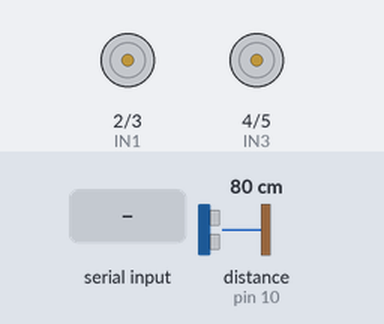
Bench run of a sketch on a simulated Arduino Uno, built with avr-gcc and run on an emulated ATmega328P. Parts: motor-driver pin pairs drawn as motors (green arrow = first pin HIGH = forward, orange = second pin HIGH = backward, longer = more drive). Wiring (inferred from the names in the program): ultrasonic range finder: trigger pin 9; echo pin 10. Inputs (shaded band) come from the test bench; at power-on: distance to the obstacle (sensor on pin 10) 80 cm. The echo pulse lasts 58.3 µs per cm.

Above: at 1.2 s.
1.3 s: "F" received over Serial
At 2.5 s:
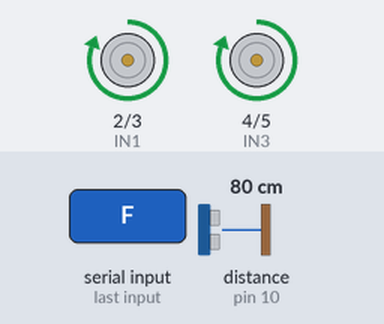
2.8 s: "B" received over Serial
At 3.5 s:
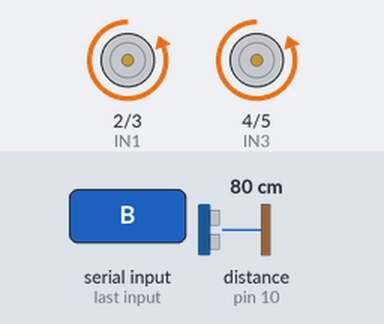
4.3 s: "L" received over Serial
At 5.5 s:
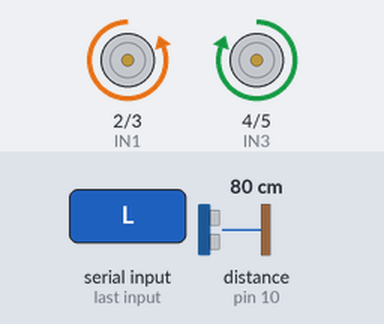
5.8 s: "R" received over Serial
At 6.3 s:
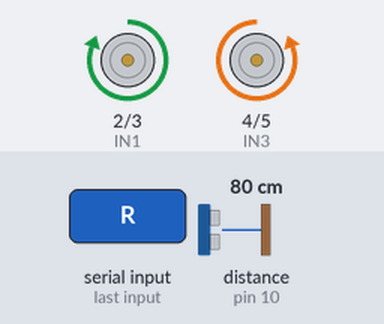
7.3 s: "S" received over Serial
At 7.9 s:
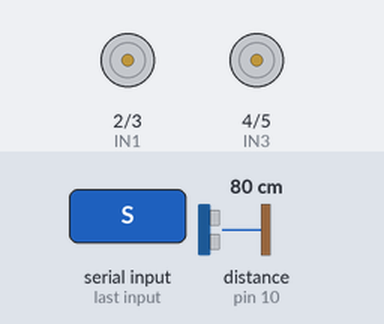
Timing chart, 0 to 9.8 s (numbered marks = the images above; inputs shaded):
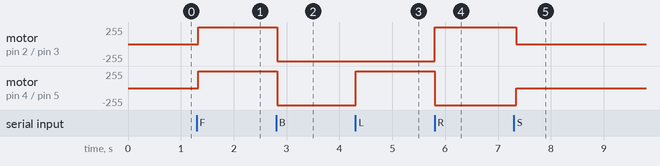

Measured:
- after the input at 1.3 s, motor on pin 2 (IN1) / pin 3 (IN2), motor on pin 4 (IN3) / pin 5 (IN4): stopped → forward 255/255 at once
- after the input at 2.8 s, motor on pin 2 (IN1) / pin 3 (IN2), motor on pin 4 (IN3) / pin 5 (IN4): forward 255/255 → backward 255/255 at once
- after the input at 4.3 s, motor on pin 4 (IN3) / pin 5 (IN4): backward 255/255 → forward 255/255 at once
- after the input at 5.8 s, motor on pin 2 (IN1) / pin 3 (IN2): backward 255/255 → forward 255/255 at once; motor on pin 4 (IN3) / pin 5 (IN4): forward 255/255 → backward 255/255 at once
- after the input at 7.3 s, motor on pin 2 (IN1) / pin 3 (IN2): forward 255/255 → stopped after 0.05 s; motor on pin 4 (IN3) / pin 5 (IN4): backward 255/255 → stopped after 0.05 s

The sketch:

main.ino
```cpp
#define TRIG_PIN 9
#define ECHO_PIN 10

#define IN1 2
#define IN2 3
#define IN3 4
#define IN4 5

long duration;
int distance;
char command;

int safeDistance = 20;

void setup() {
  Serial.begin(9600);

  pinMode(TRIG_PIN, OUTPUT);
  pinMode(ECHO_PIN, INPUT);

  pinMode(IN1, OUTPUT);
  pinMode(IN2, OUTPUT);
  pinMode(IN3, OUTPUT);
  pinMode(IN4, OUTPUT);
}

void loop() {
  distance = getDistance();

  // Read Bluetooth input
  if (Serial.available()) {
    command = Serial.read();
  }

  // SAFETY FIRST
  if (distance < safeDistance) {
    stopCar();
    return; // ignore commands
  }

  // Execute command
  switch (command) {
    case 'F':
      moveForward();
      break;
    case 'B':
      moveBackward();
      break;
    case 'L':
      turnLeft();
      break;
    case 'R':
      turnRight();
      break;
    case 'S':
      stopCar();
      break;
  }

  delay(50);
}

// -------- SENSOR --------
int getDistance() {
  digitalWrite(TRIG_PIN, LOW);
  delayMicroseconds(2);

  digitalWrite(TRIG_PIN, HIGH);
  delayMicroseconds(10);
  digitalWrite(TRIG_PIN, LOW);

  duration = pulseIn(ECHO_PIN, HIGH);
  return duration * 0.034 / 2;
}

// -------- MOVEMENT --------
void moveForward() {
  digitalWrite(IN1, HIGH); digitalWrite(IN2, LOW);
  digitalWrite(IN3, HIGH); digitalWrite(IN4, LOW);
}

void moveBackward() {
  digitalWrite(IN1, LOW); digitalWrite(IN2, HIGH);
  digitalWrite(IN3, LOW); digitalWrite(IN4, HIGH);
}

void turnLeft() {
  digitalWrite(IN1, LOW); digitalWrite(IN2, HIGH);
  digitalWrite(IN3, HIGH); digitalWrite(IN4, LOW);
}

void turnRight() {
  digitalWrite(IN1, HIGH); digitalWrite(IN2, LOW);
  digitalWrite(IN3, LOW); digitalWrite(IN4, HIGH);
}

void stopCar() {
  digitalWrite(IN1, LOW); digitalWrite(IN2, LOW);
  digitalWrite(IN3, LOW); digitalWrite(IN4, LOW);
}
```
